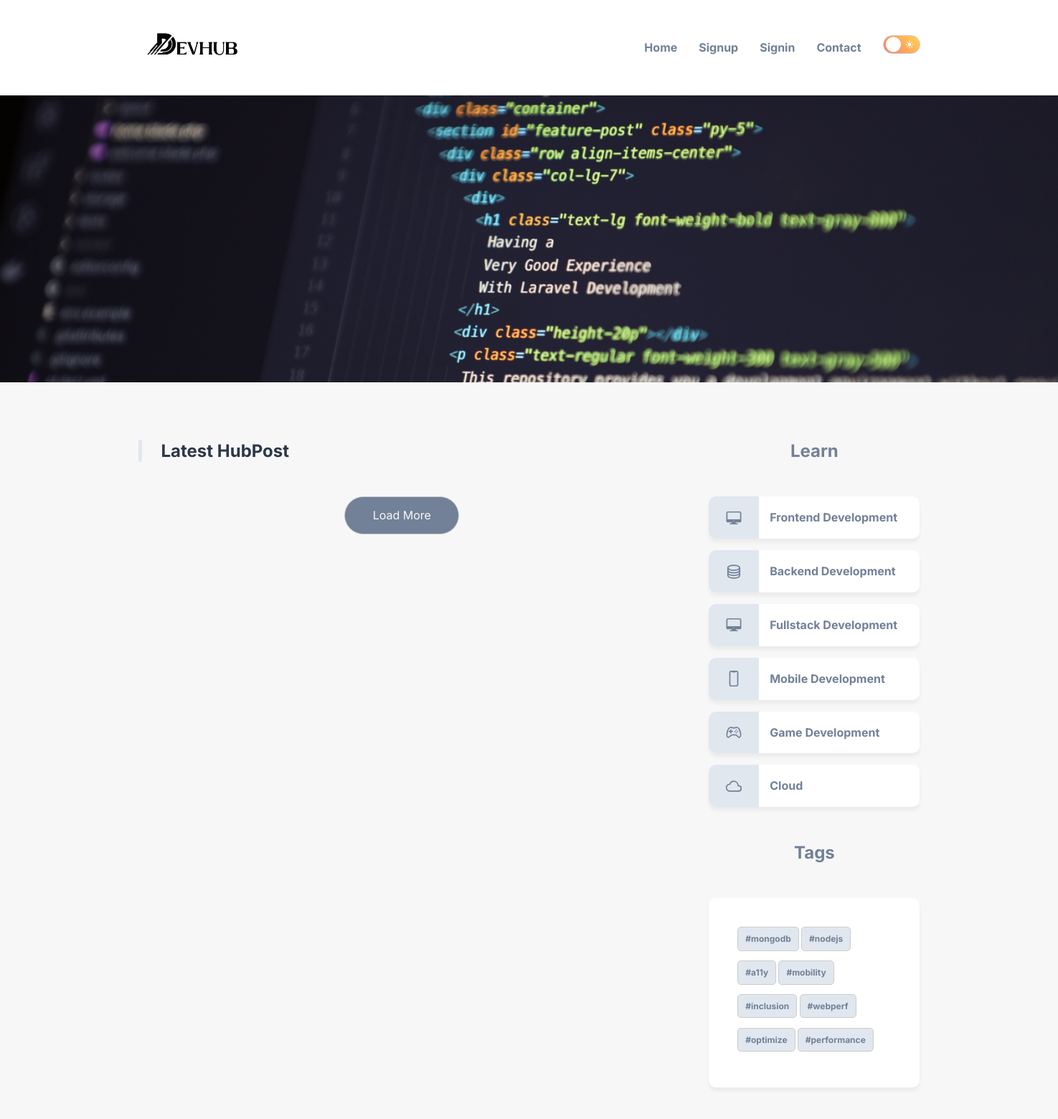
Before: / (upper part) with the older database file.
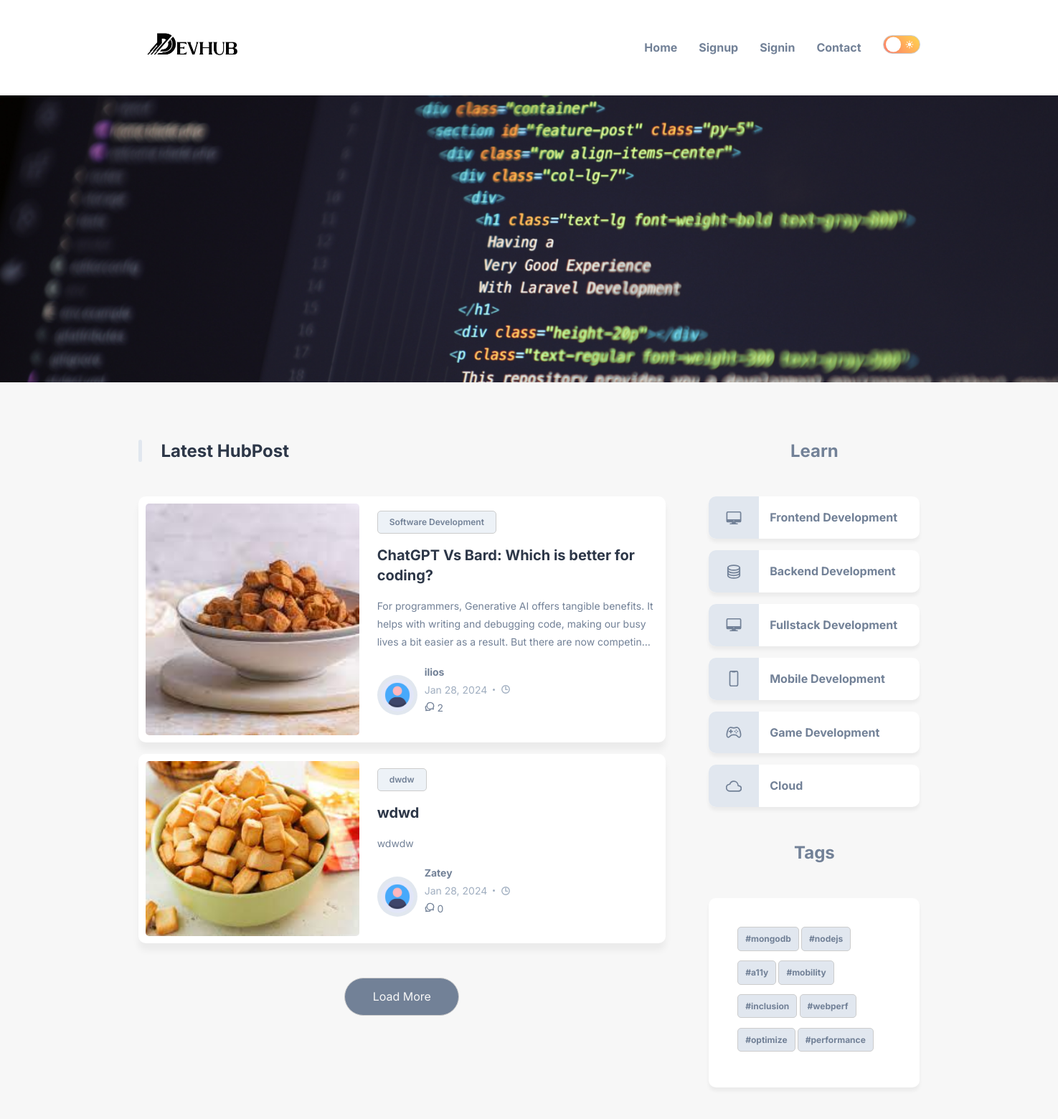
After: the same page with the newer database file.
### app.py (models this page shows, shortened)
class Blog(db.Model):
    id = db.Column(db.Integer, primary_key=True)
    title = db.Column(db.String(255), nullable=False)
    content = db.Column(db.Text, nullable=False)
    author = db.Column(db.String(255), nullable=False)
    topic = db.Column(db.String(50))
    image_file = db.Column(db.String(255))
    created_at = db.Column(db.DateTime, default=datetime.utcnow)
    author_image = db.Column(db.String(255))
    comments = db.relationship('Comment', backref='blog', lazy=True)

### app.py (the view)
@app.route('/')
def home():
    blogs = Blog.query.order_by(Blog.created_at.desc()).all()
    users = User.query.all()
    comments = []
    for blog in blogs:
        blog_comments = Comment.query.filter_by(blog_id=blog.id).all()
        comments.extend(blog_comments)
    return render_template('index.html', blogs=blogs, users=users, comments=comments, user=current_user)

### templates/index.html (shortened to what this page needs)
<!DOCTYPE html>
<html lang="en">
<head>
  <link rel="stylesheet" href="./assets/css/style.css">
  <link rel="stylesheet" href="{{ url_for('static', filename='assets/css/style.css') }}">
</head>
<body class="light-theme" id="themeBody">
  <header>
    <div class="container">
      <nav class="navbar">
        <a href="#">
          <img src="/static/assets/images/black.png" alt="SimpleBlog logo" width="150" class="logo-light">
        </a>
        <div class="flex-wrapper">
          <ul class="desktop-nav">
            <li>
                <a href="{{ url_for('home') }}" class="nav-link">Home</a>
            </li>
            {% if current_user.is_authenticated %}
                <li>
                    <a href="{{ url_for('homepage') }}" class="nav-link">My Post</a>
                </li>
                <li>
                    <a href="{{ url_for('signout') }}" class="nav-link">Sign Out</a>
                </li>
            {% else %}
                <li>
                    <a href="{{ url_for('signup') }}" class="nav-link">Signup</a>
                </li>
                <li>
                    <a href="{{ url_for('signin') }}" class="nav-link">Signin</a>
                </li>
            {% endif %}
            <li>
                <a href="#" class="nav-link">Contact</a>
            </li>
        </ul>
          <button class="theme-btn theme-btn-desktop light">
            <ion-icon name="moon" class="moon"></ion-icon>
            <ion-icon name="sunny" class="sun"></ion-icon>
          </button>
        </div>
      </nav>
    </div>
  </header>
  <main>
<div class="hero">
  <div class="container">
      <div class="hero-background" style="background-image: url('static/assets/images/background.jpg');">
      </div>
  </div>
</div>
    <div class="main">
      <div class="container">
        <div class="blog">
          <h2 class="h2">Latest HubPost</h2>
          <div class="blog-card-group">
            {% for blog in blogs %}
            <div class="blog-card">
              <div class="blog-card-banner">
                  <img src="{{ url_for('static', filename='blog_images/' + blog.image_file) }}" alt="" width="250" class="blog-banner-img">
              </div>
              <div class="blog-content-wrapper">
                  <button class="blog-topic text-tiny">{{ blog.topic }}</button>
                  <h3>
                      <a href="{{ url_for('blog', blog_id=blog.id) }}" class="h3">{{ blog.title }}</a>
                  </h3>
                  <p class="blog-text">{{ blog.content[:200] }}{{ '...' if blog.content|length > 200 }}</p>
                  <div class="wrapper-flex">
                    <div class="profile-wrapper">
                      <img src="{{ url_for('static', filename='profile_pics/' + blog.author_image) }}" alt="Author Profile Image" width="50px">
                  </div>
                      <div class="wrapper">
                          <a href="#" class="h4">{{ blog.author }}</a>
                          <p class="text-sm">
                              <time datetime="{{ blog.created_at }}">{{ blog.created_at.strftime('%b %d, %Y') }}</time>
                              <span class="separator"></span>
                              <ion-icon name="time-outline"></ion-icon>
                              <p class="blog-text"><ion-icon name="chatbubbles-outline"></ion-icon> {{ blog.comments|length }}</p>
                          </p>
                      </div>
                  </div>
              </div>
          </div>
            {% endfor %}
          </div>
          <button class="btn load-more">Load More</button>
        </div>
        <div class="aside">
          <div class="topics">
            <h2 class="h2">Learn</h2>
            <a href="#" class="topic-btn">
              <div class="icon-box">
                <ion-icon name="desktop-outline"></ion-icon>
              </div>
              <p>Frontend Development</p>
            </a>
            <a href="#" class="topic-btn">
              <div class="icon-box">
                <ion-icon name="server-outline"></ion-icon>
              </div>
              <p>Backend Development</p>
            </a>
            <a href="#" class="topic-btn">
              <div class="icon-box">
                <ion-icon name="desktop-outline"></ion-icon>
              </div>
              <p>Fullstack Development</p>
            </a>
            <a href="#" class="topic-btn">
              <div class="icon-box">
                <ion-icon name="phone-portrait-outline"></ion-icon>
              </div>
              <p>Mobile Development</p>
            </a>
            <a href="#" class="topic-btn">
              <div class="icon-box">
                <ion-icon name="game-controller-outline"></ion-icon>
              </div>
              <p>Game Development</p>
            </a>
            <a href="#" class="topic-btn">
              <div class="icon-box">
                <ion-icon name="cloud-outline"></ion-icon>
              </div>
              <p>Cloud</p>
            </a>
          </div>
          <div class="tags">
            <h2 class="h2">Tags</h2>
            <div class="wrapper">
              <button class="hashtag">#mongodb</button>
              <button class="hashtag">#nodejs</button>
              <button class="hashtag">#a11y</button>
              <button class="hashtag">#mobility</button>
              <button class="hashtag">#inclusion</button>
              <button class="hashtag">#webperf</button>
              <button class="hashtag">#optimize</button>
              <button class="hashtag">#performance</button>
            </div>
          </div>
        </div>
      </div>
    </div>
  </main>
</body>
</html>

Changed rows visible on the page:
added Blog: image_file (picture), topic "Software Development", title "ChatGPT Vs Bard: Which is better for coding?", content "For programmers, Generative AI offers tangible benefits. It helps with writing and debugging code, making our busy lives a bit easier as a result. But there are now…", author_image (placeholder picture), author "ilios", created_at "Jan 28, 2024", comments|length "2"
added Blog: image_file (picture), topic "dwdw", title "wdwd", content "wdwdw", author_image (placeholder picture), author "Zatey", created_at "Jan 28, 2024", comments|length "0"
